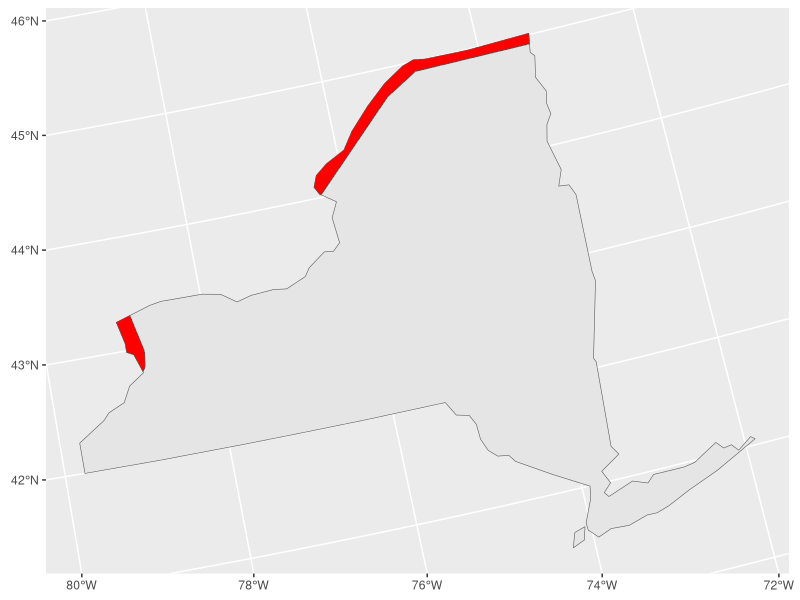

Recreate this plot in R.
#case5.Haoming


library(spData)
library(sf)
library(tidyverse)
data(world)  
data(us_states)

albers = "+proj=aea +lat_1=29.5 +lat_2=45.5 +lat_0=37.5 +lon_0=-96 +x_0=0 +y_0=0 +ellps=GRS80 +datum=NAD83 +units=m +no_defs"

canada_buffer =  world %>% 
  st_transform(crs = albers) %>% 
  filter(name_long == "Canada") %>% 
  st_buffer(dist = 10000)

ny =  us_states %>% 
  st_transform(crs = albers) %>% 
  filter(NAME == "New York")

intersection = st_intersection(canada_buffer, ny)

ggplot() +
  geom_sf(data = ny) +
  geom_sf(data = intersection, fill = "red")
